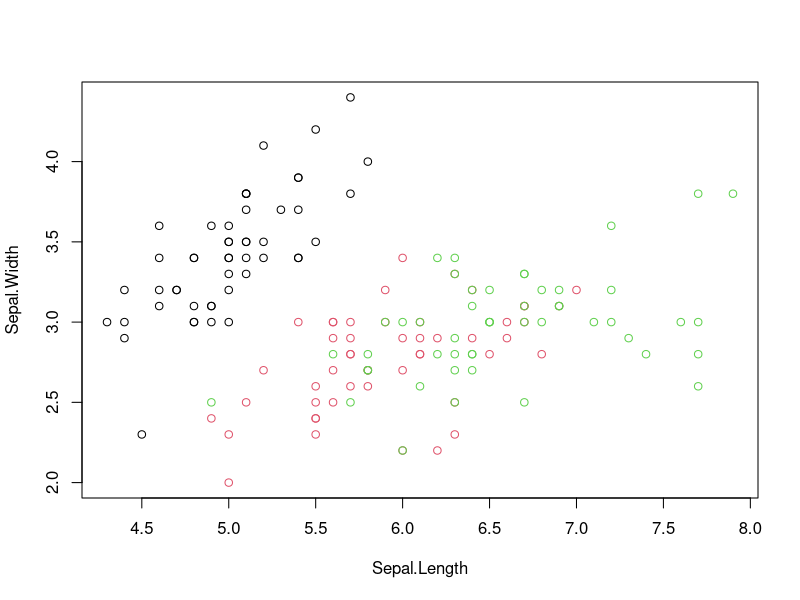
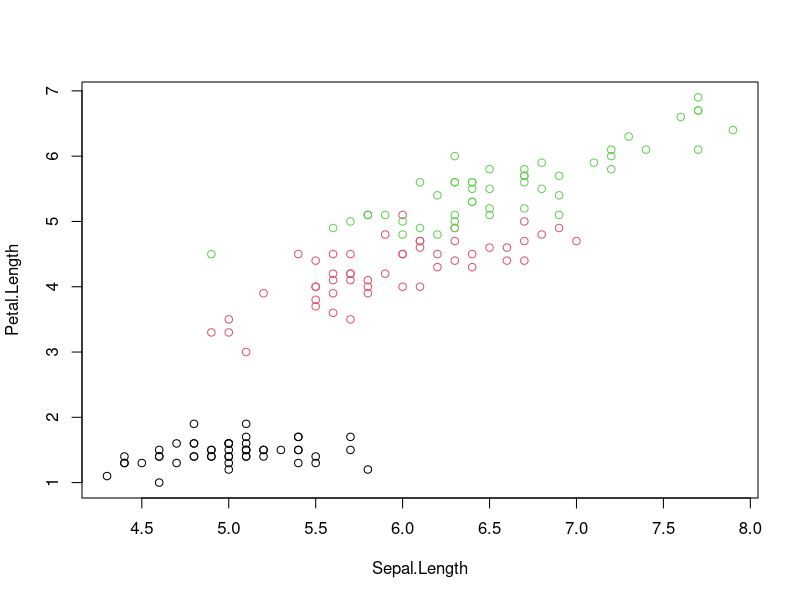
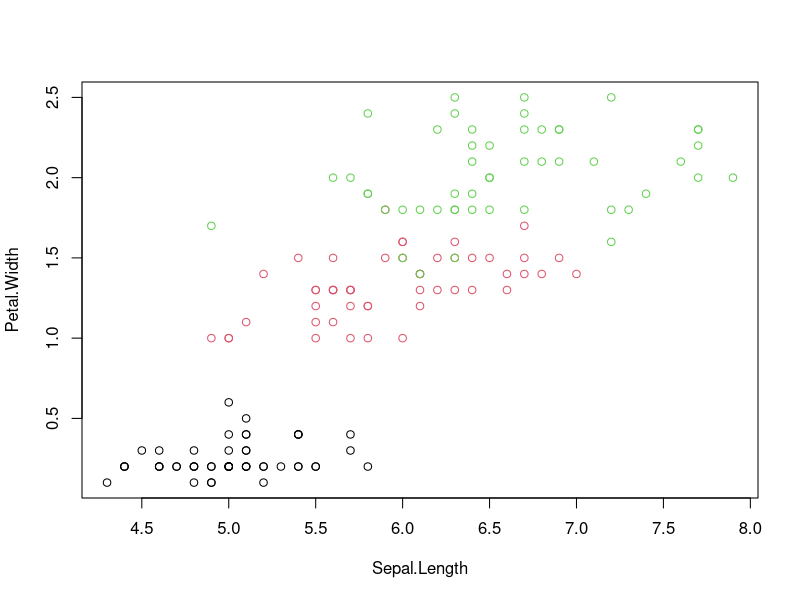
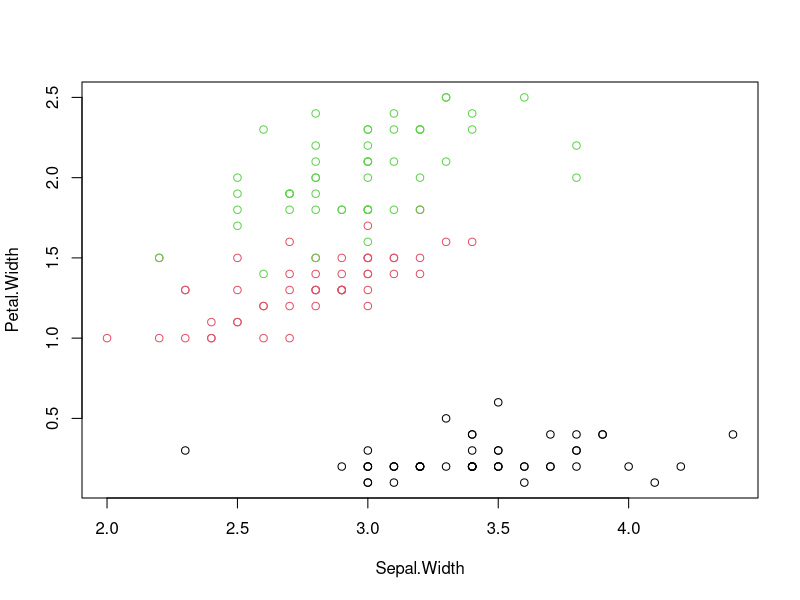
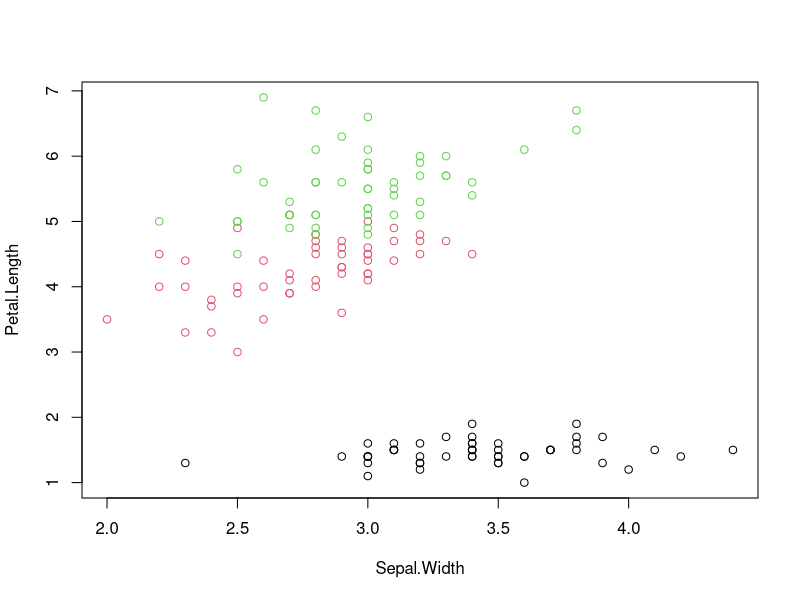
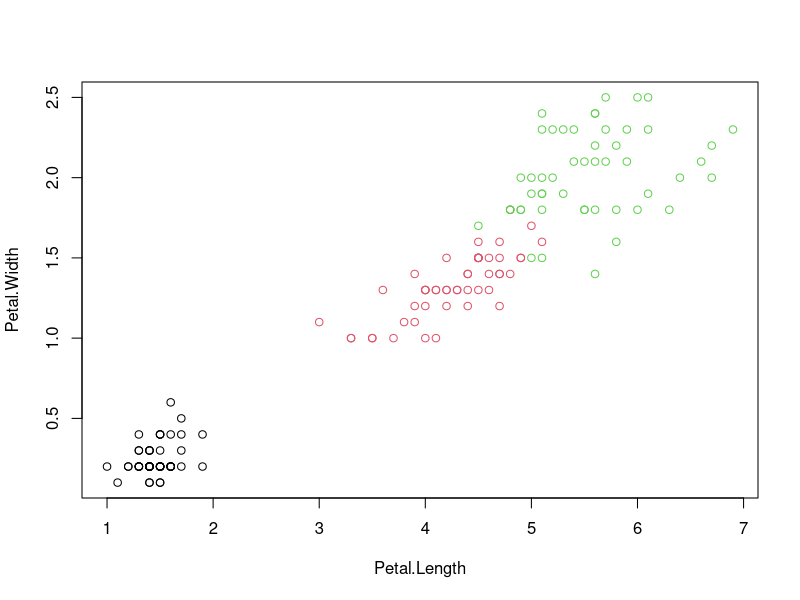

Recreate these plots in R, in order.
#loading data set
df = iris
attach(df)

#plotting all the variables to check which has the best clusters
plot(Sepal.Length, Sepal.Width, col=Species)
plot(Sepal.Length, Petal.Length, col=Species)
plot(Sepal.Length, Petal.Width, col=Species)
plot(Sepal.Width, Petal.Width, col=Species)
plot(Sepal.Width, Petal.Length, col=Species)
plot(Petal.Length, Petal.Width, col=Species)
#the plot of petal length and petal width is very easy to identify clusters
#we will use petal length and petal width

# setting seed
set.seed(10)
sample=df[sample(1:nrow(df)), ]
attach(sample)

#test train split
x_train=sample[1:120, c("Petal.Length","Petal.Width")]
y_train=sample[1:120, "Species"]
x_test=sample[121:150, c("Petal.Length","Petal.Width")]
y_test=sample[121:150, "Species"]

# defining some functions
find_dist= function(a1, b1, a2, b2){
  return ((a1-a2)*(a1-a2)+(b1-b2)*(b1-b2))
}

find_min=function(distances, k){
  min=1
  for (i in 1:k) {
    if(distances[min]>distances[i]){
      min=i
    }
  }
  return (min)
}

#k means clustering
k=3

k_means <- function(data, y, k, max_iter = 100, tol = 1e-4) {
  
  # Convert data to numeric matrix
  data <- as.matrix(data)
  
  # Initialize centroids by selecting one random point from each class (species)
  unique_classes <- unique(y)
  centroids <- matrix(NA, nrow = k, ncol = ncol(data))  # Initialize the centroids matrix
  for (i in 1:k) {
    class_data <- data[y == unique_classes[i], ]  # Subset the data for the current class
    centroids[i, ] <- class_data[sample(1:nrow(class_data), 1), ]  # Randomly pick one point from the class
  }
  
  # Iteratively update clusters and centroids
  for (i in 1:max_iter) {

    #Assign each point to the nearest centroid
    clusters <- numeric(nrow(data))
    for (j in 1:nrow(data)) {
      dists <- numeric(k)  # Create a vector to store distances to all centroids
      for (m in 1:k) {
        dists[m] <- find_dist(centroids[m, 1], centroids[m, 2], data[j, 1], data[j, 2])
      }
      clusters[j] <- find_min(dists, k)  # Assign to the closest centroid
    }
    
    # Recalculate centroids by computing the mean of points in each cluster
    new_centroids <- matrix(NA, nrow = k, ncol = ncol(data))
    for (l in 1:k) {
      new_centroids[l, ] <- colMeans(data[clusters == l, , drop = FALSE])  # Mean of all points in cluster l
    }
    
    # Check if centroids don't change much
    centroid_shift <- sum(apply((new_centroids - centroids)^2, 1, sum))
    if (centroid_shift < tol) {
      break  # If the centroids have shifted little, the algorithm has converged
    }
    
    centroids <- new_centroids  # Update centroids for the next iteration
  }
  
  return (centroids)
}


result <- k_means(x_train, y_train, k)

# Viewing results
result

# Function to assign each test point to the nearest centroid
predict_clusters <- function(test_data, centroids, k) {
  clusters <- numeric(nrow(test_data))  # Vector to store cluster assignments for test data
  for (i in 1:nrow(test_data)) {
    dists <- numeric(k)  # Vector to store distances to all centroids
    for (j in 1:k) {
      dists[j] <- find_dist(centroids[j, 1], centroids[j, 2], test_data[i, 1], test_data[i, 2])
    }
    clusters[i] <- which.min(dists)  # Assign to the closest centroid
  }
  return(clusters)
}

# Map clusters to species using the closest 3 points in the training data to the centroid
map_clusters_to_species <- function(clusters, centroids, x_train, y_train, k) {
  cluster_to_species <- character(k)  # To store the most frequent species for each cluster
  
  # For each cluster, find the 3 nearest points in the training set and get their species
  for (i in 1:k) {
    # Find distances between the current centroid and all training points
    dists <- apply(x_train, 1, function(point) find_dist(centroids[i, 1], centroids[i, 2], point[1], point[2]))
    
    # Get the indices of the 3 nearest points to the centroid
    nearest_indices <- order(dists)[1:3]  # Indices of the 3 closest points
    
    # Get the species of these 3 closest points
    closest_species <- y_train[nearest_indices]
    
    # Find the most frequent species among the 3 closest points
    most_common_species <- names(sort(table(closest_species), decreasing = TRUE)[1])
    
    # Assign the most frequent species to this cluster
    cluster_to_species[i] <- most_common_species
  }
  
  return(cluster_to_species)
}

# Create confusion matrix
confusion_matrix <- function(predictions, true_labels) {
  table(predictions, true_labels)  # Compare predicted clusters to true labels
}

# Assign clusters to the test set using the centroids from the training set
predicted_clusters <- predict_clusters(x_test, result, k)

# 2. Map the predicted clusters to species names using the 3 closest points in the training set
cluster_to_species_mapping <- map_clusters_to_species(predicted_clusters, result, x_train, y_train, k)

# 3. Map the predicted clusters to species using the cluster-to-species mapping
predicted_species <- cluster_to_species_mapping[predicted_clusters]

# 4. Create the confusion matrix
conf_matrix <- confusion_matrix(predicted_species, y_test)

# Display confusion matrix
print(conf_matrix)
